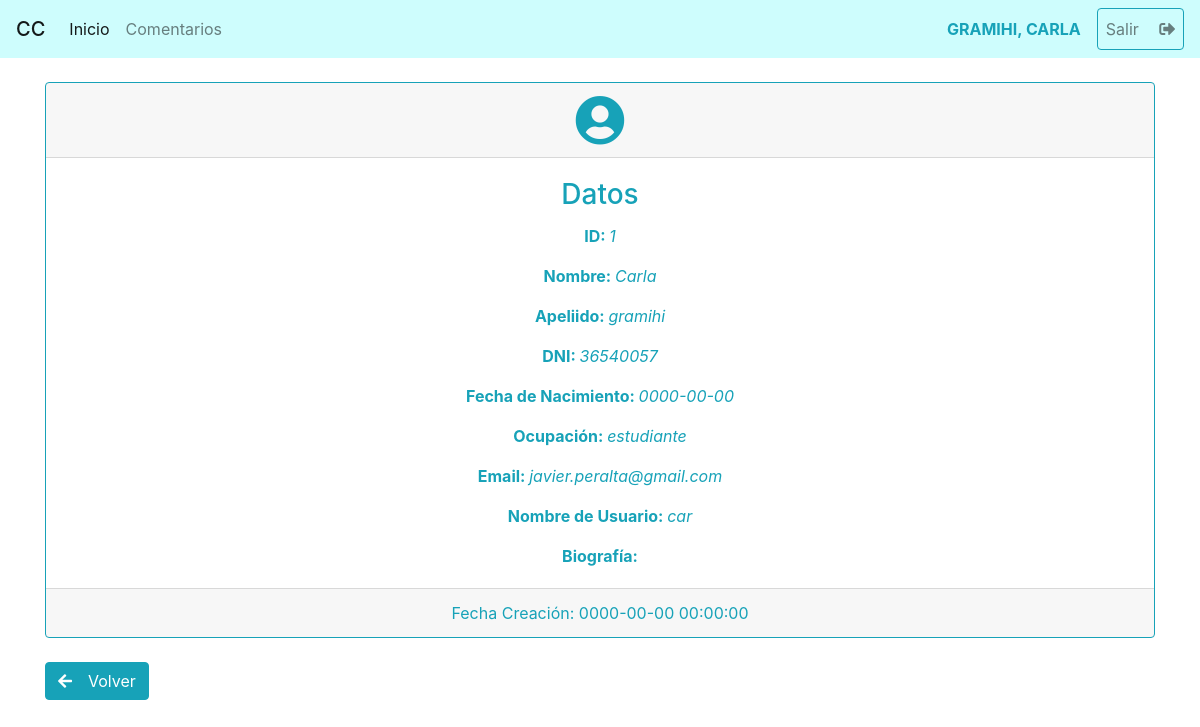
The app's page /perfil_usuario.php (signed in) with its own data.
### tables this page shows
CREATE TABLE `usuarios` (
  `id` int(11) NOT NULL,
  `nombre` varchar(255) NOT NULL,
  `apellido` varchar(255) NOT NULL,
  `dni` int(11) NOT NULL,
  `fecha_nac` date NOT NULL,
  `ocupacion` varchar(255) NOT NULL,
  `email` varchar(255) NOT NULL,
  `nombre_usuario` varchar(255) NOT NULL,
  `contrasena` blob NOT NULL,
  `foto_perfil` varchar(255) NOT NULL,
  `biografia` text NOT NULL,
  `fecha_creacion` timestamp NOT NULL DEFAULT CURRENT_TIMESTAMP
);

### perfil_usuario.php (the view)
<?php
require 'plantillas/cabecera.php';
$con = conectar();
$consulta = $con->query("SELECT id,nombre,apellido,apellido,dni,fecha_nac,ocupacion,email,nombre_usuario,biografia,fecha_creacion FROM
usuarios WHERE id = {$_SESSION['usuario']['id']}");
$usuario = $consulta->fetch(PDO::FETCH_ASSOC);
?>
<br>
<div class="card text-center text-info border-info">
    <div class="card-header">
        <i class="fas fa-user-circle" style="font-size: 50px"></i>
    </div>
    <div class="card-body ">
        <h3 class="card-title">Datos</h3>
        <p class="card-text "><strong>ID: </strong><em><?= $usuario['id'] ?></em></p>
        <p class="card-text "><strong>Nombre: </strong><em><?= $usuario['nombre'] ?></em></p>
        <p class="card-text "><strong>Apeliido: </strong><em><?= $usuario['apellido'] ?></em></p>
        <p class="card-text "><strong>DNI: </strong><em><?= $usuario['dni'] ?></em></p>
        <p class="card-text "><strong>Fecha de Nacimiento: </strong><em><?= $usuario['fecha_nac'] ?></em></p>
        <p class="card-text "><strong>Ocupación: </strong><em><?= $usuario['ocupacion'] ?></em></p>
        <p class="card-text "><strong>Email: </strong><em><?= $usuario['email'] ?></em></p>
        <p class="card-text "><strong>Nombre de Usuario: </strong><em><?= $usuario['nombre_usuario'] ?></em></p>
        <p class="card-text "><strong>Biografía: </strong><em><?= $usuario['biografia'] ?></em></p>
    </div>
    <div class="card-footer text-muted">
        <p class="card-text text-info">Fecha Creación: <span><?= $usuario['fecha_creacion'] ?></span></p>
    </div>
</div>
<br>
<a href="<?= ROOT ?>" class="btn btn-info"><span
            class="fa fa-arrow-left"></span>&emsp;Volver</a>
<?php require 'plantillas/footer.php'; ?>

### records on screen
usuarios: id "1", nombre "Carla", apellido "gramihi", dni "36540057", fecha_nac "0000-00-00", ocupacion "estudiante", email "javier.peralta@gmail.com", nombre_usuario "car", fecha_creacion "0000-00-00 00:00:00"

### other values on screen
$_SESSION['usuario']['apellido'] "GRAMIHI"
$_SESSION['usuario']['nombre'] "CARLA"
